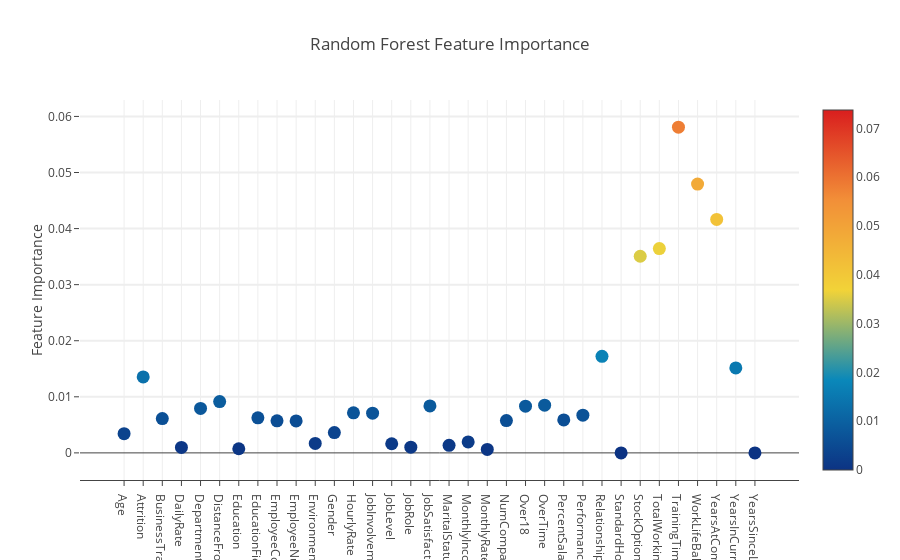

The notebook cell saved with this chart:
### Markdown cell above
Analyzing the Random Forest Model - Confusion Matrix

### Code cell
cm = metrics.confusion_matrix(y_test, y_pred)
print("\nConfusion Matrix")
print(pd.crosstab(y_test.ravel(), y_pred.ravel(), rownames=['True'], colnames=['Predicted'], margins=True))
sns.heatmap(cm, center=True)
graphFeaturesImportant(model, model.steps[1][1].feature_importances_)
plt.show()

### Figure 1 — Plotly figure (JSON) as saved in the notebook; plotly's stock layout.template omitted (floating-point values rounded to 4 significant figures)
{"data": [{"marker": {"color": [0.003429, 0.01354, 0.006126, 0.0009692, 0.00792, 0.009155, 0.0007369, 0.006257, 0.00571, 0.005693, 0.001685, 0.003615, 0.007144, 0.007076, 0.001623, 0.001008, 0.008375, 0.001355, 0.001948, 0.0006107, 0.005755, 0.008328, 0.008498, 0.005876, 0.006726, 0.01722, 0, 0.03507, 0.03643, 0.05809, 0.04794, 0.04162, 0.01515, 0, 0.03872, 0.02743, 0.03661, 0.02681, 0.02299, 0.02688, 0.07377, 0.04142, 0.0312, 0.02944, 0.003051, 0.02404, 0, 0.0249, 0.05721, 0.02097, 0.0193, 0.05574, 0.03387, 0.02498], "colorscale": "Portland", "showscale": true, "size": 13, "sizemode": "diameter", "sizeref": 1}, "mode": "markers", "text": ["Age", "Attrition", "BusinessTravel", "DailyRate", "Department", "DistanceFromHome", "Education", "EducationField", "EmployeeCount", "EmployeeNumber", "EnvironmentSatisfaction", "Gender", "HourlyRate", "JobInvolvement", "JobLevel", "JobRole", "JobSatisfaction", "MaritalStatus", "MonthlyIncome", "MonthlyRate", "NumCompaniesWorked", "Over18", "OverTime", "PercentSalaryHike", "PerformanceRating", "RelationshipSatisfaction", "StandardHours", "StockOptionLevel", "TotalWorkingYears", "TrainingTimesLastYear", "WorkLifeBalance", "YearsAtCompany", "YearsInCurrentRole", "YearsSinceLastPromotion"], "type": "scatter", "uid": "2cdbbd5d-2f05-4c83-b111-5fc9f30faeb1", "x": ["Age", "Attrition", "BusinessTravel", "DailyRate", "Department", "DistanceFromHome", "Education", "EducationField", "EmployeeCount", "EmployeeNumber", "EnvironmentSatisfaction", "Gender", "HourlyRate", "JobInvolvement", "JobLevel", "JobRole", "JobSatisfaction", "MaritalStatus", "MonthlyIncome", "MonthlyRate", "NumCompaniesWorked", "Over18", "OverTime", "PercentSalaryHike", "PerformanceRating", "RelationshipSatisfaction", "StandardHours", "StockOptionLevel", "TotalWorkingYears", "TrainingTimesLastYear", "WorkLifeBalance", "YearsAtCompany", "YearsInCurrentRole", "YearsSinceLastPromotion"], "y": [0.003429, 0.01354, 0.006126, 0.0009692, 0.00792, 0.009155, 0.0007369, 0.006257, 0.00571, 0.005693, 0.001685, 0.003615, 0.007144, 0.007076, 0.001623, 0.001008, 0.008375, 0.001355, 0.001948, 0.0006107, 0.005755, 0.008328, 0.008498, 0.005876, 0.006726, 0.01722, 0, 0.03507, 0.03643, 0.05809, 0.04794, 0.04162, 0.01515, 0, 0.03872, 0.02743, 0.03661, 0.02681, 0.02299, 0.02688, 0.07377, 0.04142, 0.0312, 0.02944, 0.003051, 0.02404, 0, 0.0249, 0.05721, 0.02097, 0.0193, 0.05574, 0.03387, 0.02498]}], "layout": {"autosize": true, "hovermode": "closest", "showlegend": false, "title": {"text": "Random Forest Feature Importance"}, "xaxis": {"showgrid": true, "showline": true, "ticklen": 5, "zeroline": true}, "yaxis": {"gridwidth": 2, "showgrid": true, "ticklen": 5, "title": {"text": "Feature Importance"}, "zeroline": true}}}
